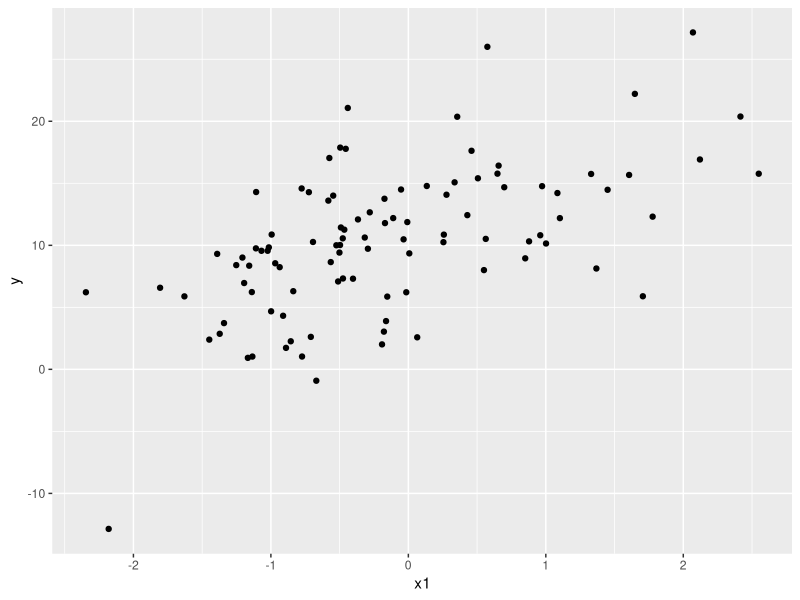

Write the R code that produced this figure. (Note: this script raises an error after producing the figure.)
## ---- chunk 1
knitr::opts_chunk$set(echo = TRUE)
library(tidyverse)
set.seed(1234)
## ---- chunk 2

set.seed(1234)
N = 100
a = 10
b1 = 3
b2 = 0.5
x1 = rnorm(n = N)
x2 = rnorm(n = N)
e = rnorm(n = N, sd = 5)
y = b1*x1 + b2*x2 + a + e
sample_data = data.frame(x1 = x1, x2 = x2, y = y)

head(sample_data) #サンプルデータの上数行を表示
qplot(data = sample_data, x1, y) #x1とyの散布図を示す

## ---- chunk 3
result_glm = glm(data = sample_data, y ~ x1 + x2, family = gaussian(link = "identity"))
summary(result_glm)
## ---- chunk 4
result_lm = lm(data = sample_data, y ~ x1 + x2)
summary(result_lm)
## ---- chunk 5
set.seed(1234)
y = rnorm(100)
x = round(runif(100),0)
dat_t = data.frame(y = y, x = x)

t.test(data = dat_t, y ~ x, paired = F, var.equal = T) #等分散を仮定する
summary(lm(data = dat_t, y ~ x))

## ---- chunk 6

#サンプルデータ
set.seed(1234)
y = rnorm(12)
x1 = c("A", "B", "C", "A", "B", "C", "A", "B", "C", "A", "B", "C") #要因1：A,かBかC
dat = data.frame(y = y, x1 = x1)

## ---- chunk 7

result_anova = aov(data = dat, y ~ x1)
summary(result_anova)

result_anova = lm(data = dat, y ~ x1)
anova(result_anova)
summary(result_anova)
## ---- chunk 8

#サンプルデータ: 2x2の2要因配置
set.seed(1234)
y = rnorm(12)
x1 = c("A", "B", "A", "B", "A", "B", "A", "B", "A", "B", "A", "C") #要因1：A,かB
x2 = c("M", "M", "M", "M", "M", "M", "F", "F", "F", "F", "F", "F")　#要因2:MかF
dat_anova = data.frame(y = y, x1 = x1, x2 = x2)

#ダミー変数を作る
dat_anova$x1_A = ifelse(dat_anova$x1 == "A", 1, 0)
dat_anova$x2_M = ifelse(dat_anova$x2 == "M", 1, 0)

dat_anova
## ---- chunk 9
result_anova2 = lm(data = dat_anova, y ~ x1_A + x2_M + x1_A:x2_M)  #lm(data=dat_anova, y ~ x1_A*x2_M) #これでも同じ
summary(result_anova2)
anova(result_anova2) #分散分析表が出力される

## ---- chunk 10
#サンプルデータ
# 2x2の2要因配置
y = rnorm(12)
x1 = c("A", "B", "A", "B", "A", "B", "A", "B", "A", "B", "A", "C") #要因1：A,かB
x2 = rnorm(12)　#共変量
dat_ancova = data.frame(y=y, x1=x1, x2=x2)

result_ancova = lm(data = dat_ancova, y ~ x1 + x2)
summary(result_ancova)
## ---- chunk 11

Height = c(149.9, 164.8, 172.8, 138.5, 166.3, 167.1, 156.3, 156.5, 156.4, 153.1, 145.2, 140, 142.2, 150.6, 159.6, 148.9, 144.9, 140.9, 141.6, 174.2)
Class = c(rep("A", 10), rep("B",10))
A = c(rep(1, 10), rep(0,10))
Weight = c(56.3, 50.1, 50.6, 59.6, 48.1, 40.5, 60.7, 44.8, 54.8, 45.6, 66, 50.2, 47.9, 50, 38.7, 43.3, 33.2, 41.6, 52.1, 50.3)
sample_data = data.frame(Height = Height, Class = Class, A = A, Weight = Weight)
sample_data

## ---- chunk 12
#サンプルデータ
set.seed(1234)
y_1 = round(rnorm(n=10, mean=162, sd=10), 1)
y_2 = round(rnorm(n=10, mean=150, sd=10), 1)
y = c(y_1, y_2)
Class = c(rep("A", 10), rep("B",10))
x1 = c(rep(1, 10), rep(0,10))
x2 = round(rnorm(n=20, mean=55, sd=10), 1)

sample_data = data.frame(Height = y, Class = Class, A = x1, Weight = x2)

result = lm(data = sample_data, Height ~ A + Weight)
summary(result)


sample_data
